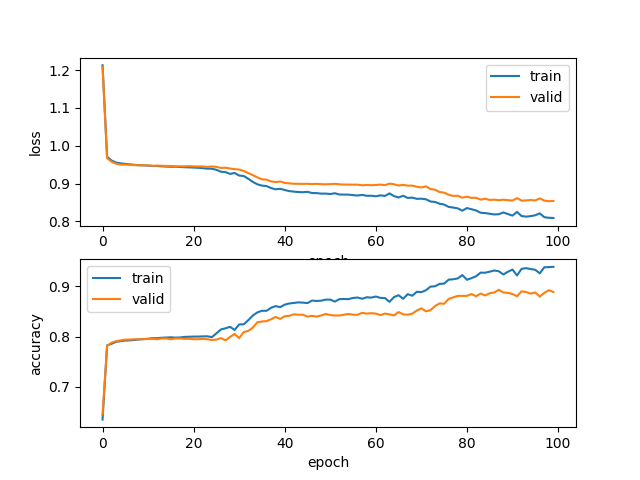

Generate this figure with Python:
from torch.utils.data import TensorDataset, DataLoader
import torch
import torch.nn as nn
import torch.optim as optim
import torch.nn.functional as F
import numpy as np
from tqdm import tqdm
from matplotlib import pyplot as plt
from time import time

class Net(nn.Module):
    def __init__(self):
        super(Net, self).__init__()
        self.fc = nn.Linear(300,200)
        self.fc2 = nn.Linear(200,100)
        self.fc3 = nn.Linear(100,4)

    def forward(self, x):
        x = F.relu(self.fc(x))
        x = F.relu(self.fc2(x))
        x = self.fc3(x)
        x = F.softmax(x,dim=1)

        return x

        
def accuracy(pred, label):
  pred = np.argmax(pred.data.numpy(), axis=1)
  label = label.data.numpy()
  return (pred == label).mean()


device = torch.device("cuda:0" if torch.cuda.is_available() else "cpu")

X_train = np.loadtxt('X_train.txt')
Y_train = np.loadtxt('Y_train.txt')
X_train = torch.tensor(X_train, dtype = torch.float32).to(device)
Y_train = torch.tensor(Y_train, dtype = torch.int64).to(device)

X_valid = np.loadtxt('X_valid.txt')
Y_valid = np.loadtxt('Y_valid.txt')
X_valid = torch.tensor(X_valid, dtype = torch.float32).to(device)
Y_valid = torch.tensor(Y_valid, dtype = torch.int64).to(device)

fig = plt.figure()
ax= fig.subplots(2)
train_acc_list = []
train_loss_list =[]

valid_acc_list = []
valid_loss_list = []


net = Net().to(device)
ds = TensorDataset(X_train, Y_train)
loss_fn = nn.CrossEntropyLoss()
# DataLoaderを作成

loader = DataLoader(ds, batch_size=32, shuffle=True)
optimizer = optim.SGD(net.parameters(), lr=1e-1)


for epoch in tqdm(range(150)):
    for xx, yy in loader:
        xx = xx.to(device)
        yy = yy.to(device)
        y_pred = net(xx)
        loss = loss_fn(y_pred, yy)
        optimizer.zero_grad()
        loss.backward()
        optimizer.step()

    with torch.no_grad():
        y_pred = net(X_train)
        loss = loss_fn(y_pred,Y_train)
        y_pred = y_pred.cpu()
        y_train = Y_train.cpu()
        score=accuracy(y_pred,y_train)

        loss_value = loss.cpu()
        train_acc_list.append(score)
        train_loss_list.append(loss_value)
        

        y_pred = net(X_valid)
        Y_valid = Y_valid.to(device)
        loss = loss_fn(y_pred,Y_valid)
        y_pred = y_pred.cpu()
        y_valid = Y_valid.cpu()
        score = accuracy(y_pred,y_valid)

        loss_value = loss.cpu()
        valid_acc_list.append(score)
        valid_loss_list.append(loss_value)

fig = plt.figure()
ax= fig.subplots(2)
ax[0].plot(train_loss_list,label='train')
ax[1].plot(train_acc_list,label='train')
ax[0].plot(valid_loss_list,label='valid')
ax[1].plot(valid_acc_list,label='valid')

ax[0].set_xlabel('epoch')
ax[0].set_ylabel('loss')
ax[1].set_xlabel('epoch')
ax[1].set_ylabel('accuracy')

ax[0].legend()
ax[1].legend()
fig.savefig('79.png')


train_pred = net(X_train).to(device)
valid_pred = net(X_valid).to(device)

train_pred = train_pred.cpu()
valid_pred = valid_pred.cpu()
Y_train = Y_train.cpu()
Y_valid = Y_valid.cpu()
print('学習データ:',accuracy(train_pred,Y_train))
print('評価データ:',accuracy(valid_pred,Y_valid))



"""
[プログラムの結果]
%python 79.py
学習データ: 0.9525862068965517
評価データ: 0.889055472263868
"""